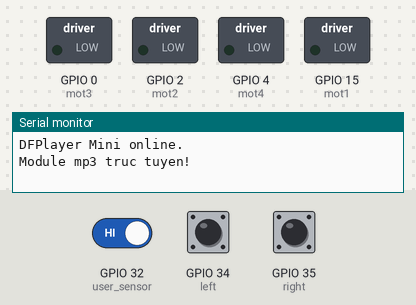
The program below on a simulated ESP32. On the bench: switched loads named in the program (green lamp = pin HIGH), the last lines printed to the serial monitor. Inputs (shaded band) come from the test bench; at power-on: GPIO 32 (user_sensor) HIGH, GPIO 34 (left) HIGH, GPIO 35 (right) HIGH. The audio player accepts every command and is not drawn.

Above: at 1.7 s.
1.8 s: GPIO 32 (user_sensor) driven LOW
At 2.4 s:
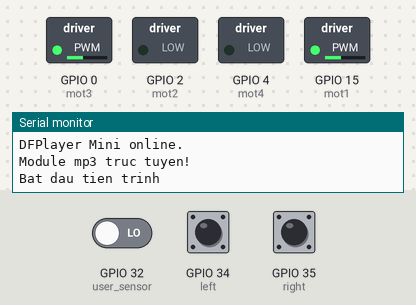
3.3 s: GPIO 34 (left) pulled LOW for 0.15 s
At 3.37 s:
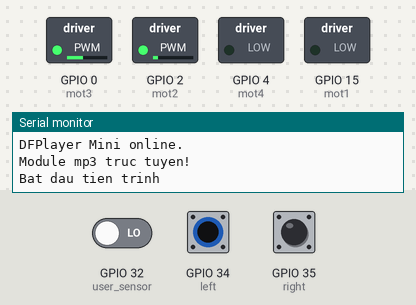
Timing chart, 0 to 6.3 s (numbered marks = the images above; inputs shaded):
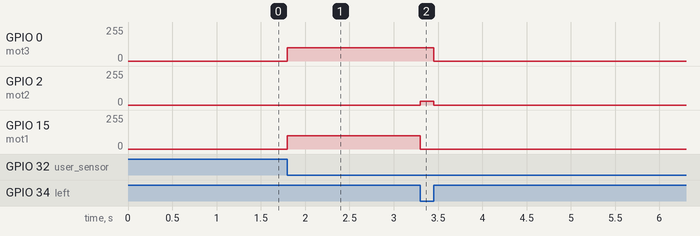

Measured:
- after the input at 1.8 s, GPIO 0 (mot3), GPIO 15 (mot1): 0/255 → 100/255 at once
- after the input at 3.3 s, GPIO 0 (mot3): 100/255 → 0/255 after 0.15 s; GPIO 2 (mot2): 0/255 → 30/255 at once, → 0/255 0.15 s later; GPIO 15 (mot1): 100/255 → 0/255 at once

The program:

main.cpp
```cpp
#include <Arduino.h>
#include "audio.h"
#include "motor.h"

const int user_sensor = 32;

void setup()
{
  // khoi dong serial
  Serial.begin(115200);
  // khai bao chan motor + do line
  Serial.println("Khai bao chan motor...");
  initMotor();
  // khai bao module mp3
  Serial.println("Khai bao module mp3");
  if (!initAudio()) {
    Serial.println("Khong the ket noi den module mp3");
    while (1);
  }
  Serial.println("Module mp3 truc tuyen!");
  // khai bao cam bien vat can
  pinMode(user_sensor, INPUT);
  digitalWrite(user_sensor, HIGH);
}

void loop()
{
  while (1) {
    if (!digitalRead(user_sensor)) {
      Serial.println("Bat dau tien trinh");
      break;
    }
  }
  analogWrite(mot1, 100);
  analogWrite(mot2, 0);
  analogWrite(mot3, 100);
  analogWrite(mot4, 0);

  while (1)
  {
    Left = !digitalRead(left);
    Right = !digitalRead(right);

    if ((Left == 0 && Right == 1) == 1)
      LEFT();
    else if ((Right == 0 && Left == 1) == 1)
      RIGHT();
  }
}
```

audio.h
```cpp
#include "DFRobotDFPlayerMini.h"
#include <Arduino.h>

// khai bao dfplayer
HardwareSerial mySoftwareSerial(1);
DFRobotDFPlayerMini myDFPlayer;
void printDetail(uint8_t type, int value);
// khai bao so luong am thanh con lai
const int list_length = 3;
int list_progress = 1;

bool initAudio()
{
    mySoftwareSerial.begin(9600, SERIAL_8N1, 27, 26); // speed, type, RX, TX
                                                      //  player
    Serial.println();
    Serial.println(F("DFRobot DFPlayer Mini Demo"));
    Serial.println(F("Initializing DFPlayer ... (May take 3~5 seconds)"));

    if (!myDFPlayer.begin(mySoftwareSerial))
    { // Use softwareSerial to communicate with mp3.

        Serial.println(myDFPlayer.readType(), HEX);
        Serial.println(F("Unable to begin:"));
        Serial.println(F("1.Please recheck the connection!"));
        Serial.println(F("2.Please insert the SD card!"));
        return false;
    }
    Serial.println(F("DFPlayer Mini online."));
    // Set serial communictaion time out 500ms
    myDFPlayer.setTimeOut(500);
    // set volume
    myDFPlayer.volume(30); // Set volume value (0~30).
    // set eq
    myDFPlayer.EQ(DFPLAYER_EQ_NORMAL);
    // set sdcard as device
    myDFPlayer.outputDevice(DFPLAYER_DEVICE_SD);
    return true;
}

void waitForPA()
{
    while (true)
    {
        while (myDFPlayer.available())
        {
            if (myDFPlayer.readType() == DFPlayerPlayFinished)
            {
                return;
            }
        }
    }
}

bool callback()
{
    if (list_progress > list_length)
        return false;
    myDFPlayer.playMp3Folder(list_progress);
    myDFPlayer.start();
    waitForPA();
    list_progress++;
    return true;
}
```

motor.h
```cpp
#include <Arduino.h>

// khai bao chan cau H
const int mot1 = 15;
const int mot2 = 2;
const int mot3 = 0;
const int mot4 = 4;

// khai bao chan do line
const int left = 34;
const int right = 35;

// bien luu gia tri do line
int Left = 0;
int Right = 0;

// ham khai bao chan
void initMotor()
{
    // khai bao chan cau H
    pinMode(mot1, OUTPUT);
    pinMode(mot2, OUTPUT);
    pinMode(mot3, OUTPUT);
    pinMode(mot4, OUTPUT);

    // khai bao chan do line
    pinMode(left, INPUT);
    pinMode(right, INPUT);

    // keo chan cam bien do line len cao
    digitalWrite(left, HIGH);
    digitalWrite(right, HIGH);
}

// ham ho tro do line
void STOP(void)
{
    analogWrite(mot1, 0);
    analogWrite(mot2, 0);
    analogWrite(mot3, 0);
    analogWrite(mot4, 0);

    if (callback())
    {
        analogWrite(mot1, 100);
        analogWrite(mot2, 0);
        analogWrite(mot3, 100);
        analogWrite(mot4, 0);
        delay(250);
        analogWrite(mot1, 0);
        analogWrite(mot2, 0);
        analogWrite(mot3, 0);
        analogWrite(mot4, 0);
    }
}

void LEFT(void)
{
    analogWrite(mot3, 0);
    analogWrite(mot4, 30);

    while (Left == 0)
    {
        Left = !digitalRead(left);
        Right = !digitalRead(right);
        if (Right == 0)
        {
            int lprev = Left;
            int rprev = Right;
            STOP();
            while (((lprev == Left) && (rprev == Right)) == 1)
            {
                Left = !digitalRead(left);
                Right = !digitalRead(right);
            }
        }
        analogWrite(mot1, 100);
        analogWrite(mot2, 0);
    }
    analogWrite(mot3, 100);
    analogWrite(mot4, 0);
}

void RIGHT(void)
{
    analogWrite(mot1, 0);
    analogWrite(mot2, 30);

    while (Right == 0)
    {
        Left = !digitalRead(left);
        Right = !digitalRead(right);
        if (Left == 0)
        {
            int lprev = Left;
            int rprev = Right;
            STOP();
            while (((lprev == Left) && (rprev == Right)) == 1)
            {
                Left = !digitalRead(left);
                Right = !digitalRead(right);
            }
        }
        analogWrite(mot3, 100);
        analogWrite(mot4, 0);
    }
    analogWrite(mot1, 100);
    analogWrite(mot2, 0);
}
```
